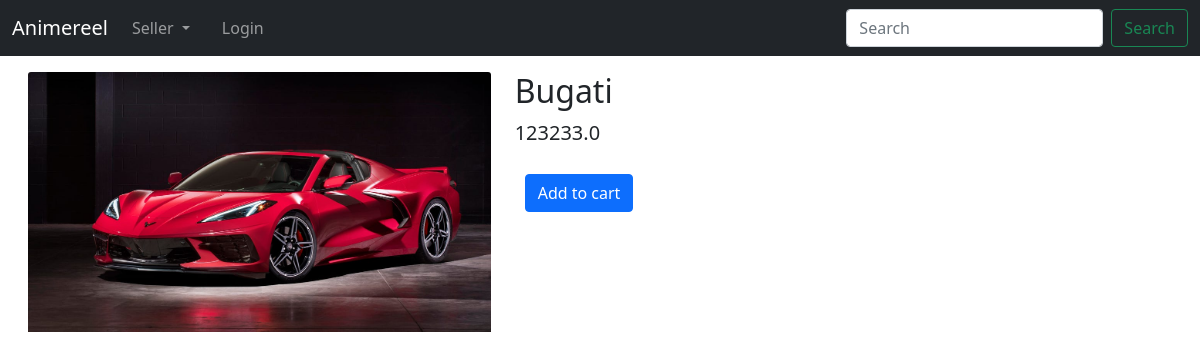
/productdetail/2, run on the app's committed database.
### firstapp/models.py (models this page shows, shortened)
class Product(models.Model):
    product_id = models.AutoField(primary_key=True)
    product_name = models.CharField(max_length=255)
    image = models.ImageField(upload_to="firstapp/productimages",default=None,null=True,blank=True)
    price = models.FloatField()

### firstapp/views.py (the view)
# urls.py: path('productdetail/<int:pk>',views.ProductDetail.as_view(),name='productdetail'),
class ProductDetail(DetailView):
    model = Product
    template_name = "firstapp/productdetail.html"
    context_object_name = "product"

### firstapp/templates/firstapp/productdetail.html (shortened to what this page needs)
{% extends 'seller/basic.html' %}
{% load static %}
{% load myfilters %}
{% block body%}
    <div class="row featurette mt-3 me-3 ms-3">
        <div class="col-md-5">
            <img src="/media/{{product.image}}" class="card-img-top" alt="">
        </div>
      <div class="col-md-7">
        <h2 class="featurette-heading">{{product.product_name}}</h2>
        <p class="lead">{{product.price}}</p>
        <a href="#" class="btnmargin btn btn-primary">Add to cart</a>
      </div>
    </div>
{% endblock %}

### data on the page
Product: image (picture), product_name "Bugati", price "123233.0"
